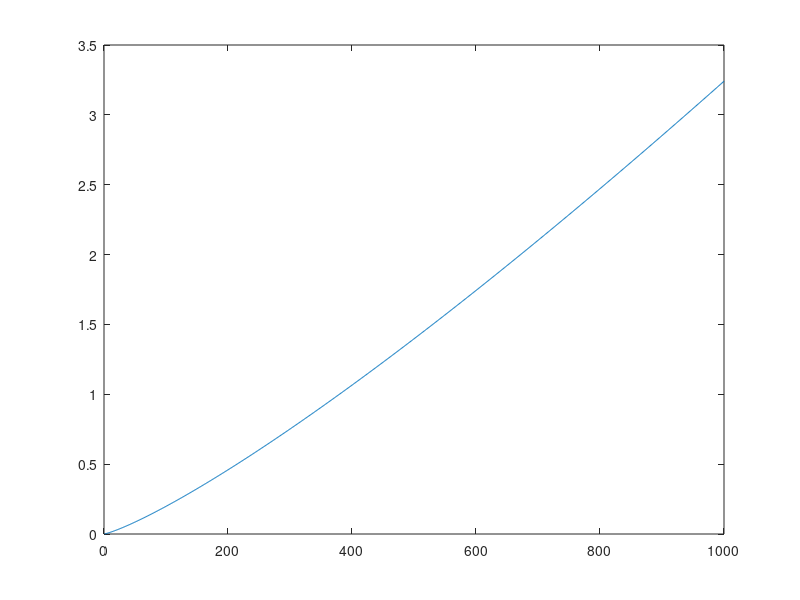

Here is the MATLAB script that generated this plot:
rpm = 0:1:1000;
times = (rpm.^(-1.786)).*414416;
%times = (rpm.^(-0.726)).*1114.2;
power = ((0.32*1000.*(rpm./60).^3.*0.864^5))./(1000*0.8);
cost = power.*times.*(0.12/60);
plot(rpm,cost)